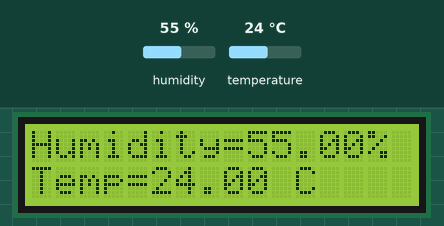
Simulated run of this sketch. Board: Arduino Uno, built with avr-gcc and run on an emulated ATmega328P. Parts: 16×2 character LCD. The test bench sets the inputs (shaded band); at power-on: humidity 55 %, temperature 24 °C. What the sketch prints to the serial monitor is not drawn.

Above: at 2.7 s.
2.8 s: humidity set to 22 %
At 7.9 s:
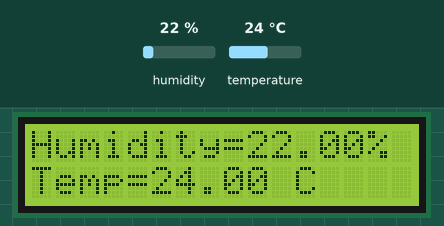
8.8 s: temperature set to 12 °C
At 12.8 s:
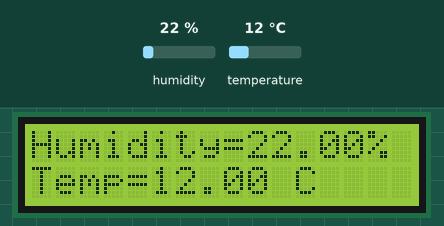
14.8 s: humidity set to 40 %
At 17.7 s:
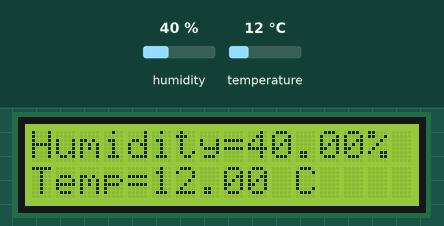
20.8 s: temperature set to 19 °C
At 22.5 s:
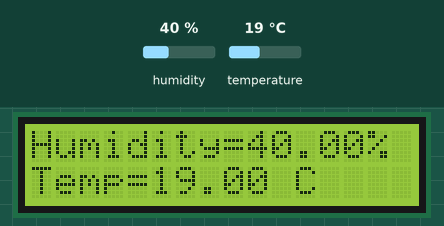
Timing chart, 0 to 24.0 s (numbered marks = the images above; inputs shaded):
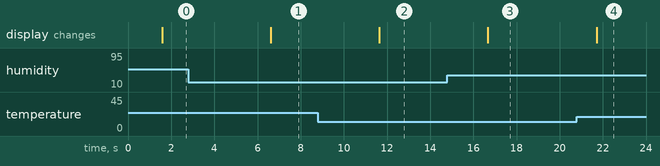

Measured:
- after the input at 2.8 s, the display: changes after 3.8 s (image 1)
- after the input at 8.8 s, the display: changes after 2.8 s (image 2)
- after the input at 14.8 s, the display: changes after 1.9 s (image 3)
- after the input at 20.8 s, the display: changes after 0.91 s (image 4)

The sketch:

8._LCD___DHT11.ino
```cpp
#include <LiquidCrystal.h>
#include "dht.h"
#define dht_apin A0 // Analog Pin sensor is connected to
dht DHT;
const int rs = 12, en = 11, d4 = 5, d5 = 4, d6 = 3, d7 = 2;
LiquidCrystal lcd(rs, en, d4, d5, d6, d7);


void setup()
{
  Serial.begin(9600);
  lcd.begin(16, 2);
  delay(500);//Delay to let system boot
  Serial.println("DHT11 Humidity & temperature Sensor\n\n");
  delay(1000);//Wait before accessing Sensor
}

void loop()
{
  DHT.read11(dht_apin);
  Serial.print("Current humidity = ");
  Serial.print(DHT.humidity);
  Serial.print("%  ");
  lcd.setCursor(0,0);
  lcd.print("Humidity=");
  lcd.print(DHT.humidity);
  lcd.print("%");
  Serial.print("temperature = ");
  Serial.print(DHT.temperature);
  Serial.println("C  ");
  lcd.setCursor(0,1);
  lcd.print("Temp=");
  lcd.print(DHT.temperature);
  lcd.print(" C");
  delay(5000);
}
```
